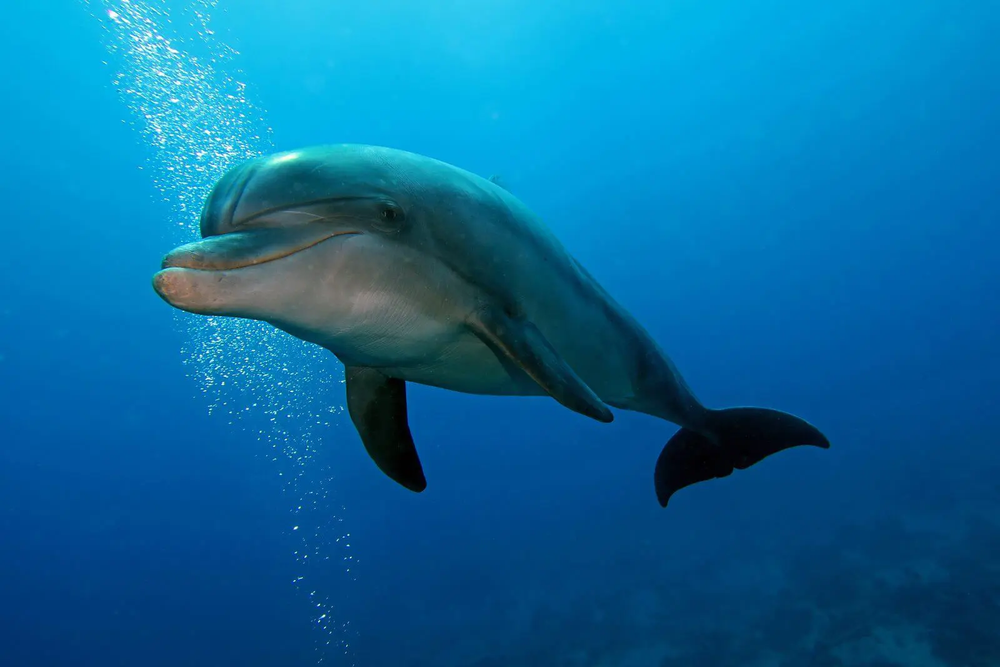
#> input picture BottlenoseDolphins.png, 1000 x 667 px, shrunk from 1600 x 1067 before the run, found by its file name
$ python lt.py
#> lines starting #> are read from the running program, lines starting #| are printed output that depends on the picture
import cv2
import numpy as np

# 讀取影像
image = cv2.imread('BottlenoseDolphins.png')
#> image is the input picture: shape (667, 1000, 3); mean B, G, R 157, 106.2, 9.1

# 定義 Beta 值
beta = 50

# 將原始影像轉換為浮點型數據類型
image_float64 = image.astype(np.float64) / 255.0  # 正規化到 [0, 1] 範圍

# 進行 Beta 校正
beta_corrected = cv2.add(image_float64, np.array([beta, beta, beta]) / 255.0)  # 正規化 Beta 值

# 將結果轉換為無符號 8 位整數型數據類型
beta_corrected = np.uint8(beta_corrected * 255)  # 將結果還原到 [0, 255] 範圍
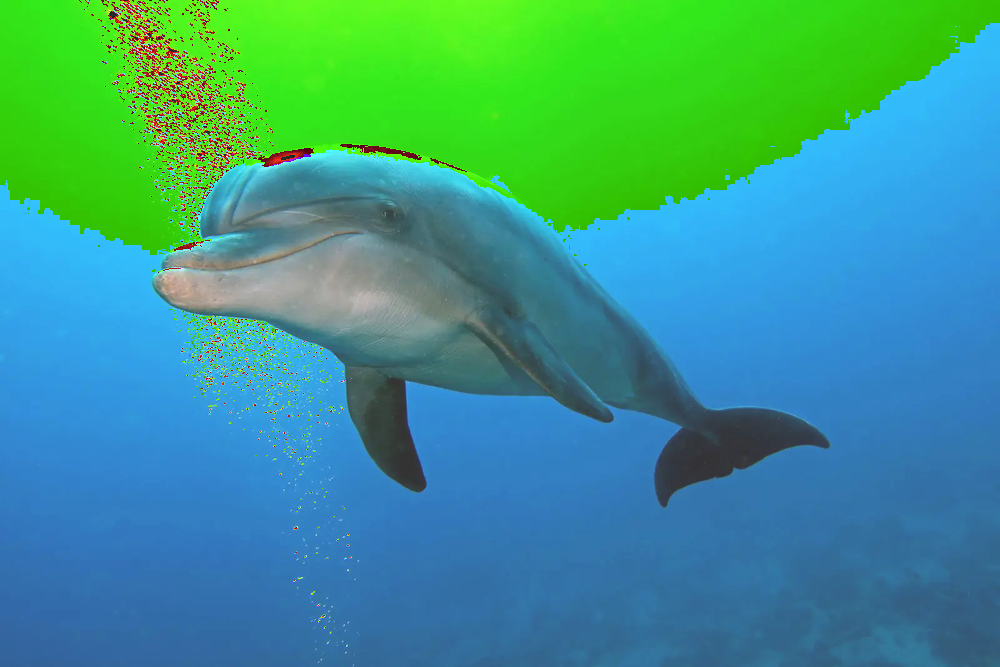
#> beta_corrected: shape (667, 1000, 3); mean B, G, R 140.6, 153.4, 58.9

# 顯示原始影像和 Beta 校正後的影像
cv2.imshow('Original Image', image)
cv2.imshow('Beta Corrected Image', beta_corrected)
cv2.waitKey(0)
cv2.destroyAllWindows()
